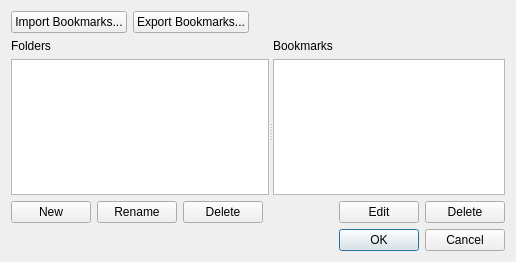
<?xml version="1.0" encoding="UTF-8"?>
<ui version="4.0">
 <class>UiBookmarkManagerDialog</class>
 <widget class="QDialog" name="UiBookmarkManagerDialog">
  <property name="geometry">
   <rect>
    <x>0</x>
    <y>0</y>
    <width>419</width>
    <height>262</height>
   </rect>
  </property>
  <property name="windowTitle">
   <string>Bookmark Manager - Marble</string>
  </property>
  <layout class="QVBoxLayout" name="verticalLayout">
   <item>
    <layout class="QHBoxLayout" name="horizontalLayout">
     <item>
      <widget class="QPushButton" name="importButton">
       <property name="enabled">
        <bool>true</bool>
       </property>
       <property name="text">
        <string>Import Bookmarks...</string>
       </property>
      </widget>
     </item>
     <item>
      <widget class="QPushButton" name="exportButton">
       <property name="enabled">
        <bool>true</bool>
       </property>
       <property name="text">
        <string>Export Bookmarks...</string>
       </property>
      </widget>
     </item>
     <item>
      <spacer name="horizontalSpacer_3">
       <property name="orientation">
        <enum>Qt::Horizontal</enum>
       </property>
       <property name="sizeHint" stdset="0">
        <size>
         <width>40</width>
         <height>20</height>
        </size>
       </property>
      </spacer>
     </item>
    </layout>
   </item>
   <item>
    <widget class="QSplitter" name="splitter">
     <property name="orientation">
      <enum>Qt::Horizontal</enum>
     </property>
     <widget class="QWidget" name="layoutWidget">
      <layout class="QGridLayout" name="foldersGridLayout">
       <item row="0" column="0">
        <widget class="QLabel" name="foldersLabel">
         <property name="text">
          <string>Folders</string>
         </property>
        </widget>
       </item>
       <item row="2" column="0">
        <widget class="QPushButton" name="newFolderButton">
         <property name="enabled">
          <bool>true</bool>
         </property>
         <property name="text">
          <string>New</string>
         </property>
        </widget>
       </item>
       <item row="2" column="1">
        <widget class="QPushButton" name="renameFolderButton">
         <property name="text">
          <string>Rename</string>
         </property>
        </widget>
       </item>
       <item row="2" column="2">
        <widget class="QPushButton" name="removeFolderButton">
         <property name="enabled">
          <bool>true</bool>
         </property>
         <property name="text">
          <string>Delete</string>
         </property>
        </widget>
       </item>
       <item row="2" column="3">
        <spacer name="horizontalSpacer_2">
         <property name="orientation">
          <enum>Qt::Horizontal</enum>
         </property>
         <property name="sizeHint" stdset="0">
          <size>
           <width>18</width>
           <height>20</height>
          </size>
         </property>
        </spacer>
       </item>
       <item row="1" column="0" colspan="4">
        <widget class="QTreeView" name="foldersTreeView"/>
       </item>
      </layout>
     </widget>
     <widget class="QWidget" name="layoutWidget1">
      <layout class="QGridLayout" name="bookmarksGridLayout">
       <item row="0" column="0">
        <widget class="QLabel" name="bookmarkLabel">
         <property name="text">
          <string>Bookmarks</string>
         </property>
        </widget>
       </item>
       <item row="1" column="0" colspan="3">
        <widget class="QListView" name="bookmarksListView"/>
       </item>
       <item row="2" column="0">
        <spacer name="horizontalSpacer">
         <property name="orientation">
          <enum>Qt::Horizontal</enum>
         </property>
         <property name="sizeHint" stdset="0">
          <size>
           <width>40</width>
           <height>20</height>
          </size>
         </property>
        </spacer>
       </item>
       <item row="2" column="1">
        <widget class="QPushButton" name="editBookmarkButton">
         <property name="text">
          <string>Edit</string>
         </property>
        </widget>
       </item>
       <item row="2" column="2">
        <widget class="QPushButton" name="removeBookmarkButton">
         <property name="enabled">
          <bool>true</bool>
         </property>
         <property name="text">
          <string>Delete</string>
         </property>
        </widget>
       </item>
      </layout>
     </widget>
    </widget>
   </item>
   <item>
    <widget class="QDialogButtonBox" name="buttonBox">
     <property name="standardButtons">
      <set>QDialogButtonBox::Cancel|QDialogButtonBox::Ok</set>
     </property>
    </widget>
   </item>
  </layout>
 </widget>
 <resources/>
 <connections>
  <connection>
   <sender>buttonBox</sender>
   <signal>accepted()</signal>
   <receiver>UiBookmarkManagerDialog</receiver>
   <slot>accept()</slot>
   <hints>
    <hint type="sourcelabel">
     <x>202</x>
     <y>233</y>
    </hint>
    <hint type="destinationlabel">
     <x>202</x>
     <y>124</y>
    </hint>
   </hints>
  </connection>
  <connection>
   <sender>buttonBox</sender>
   <signal>rejected()</signal>
   <receiver>UiBookmarkManagerDialog</receiver>
   <slot>reject()</slot>
   <hints>
    <hint type="sourcelabel">
     <x>202</x>
     <y>233</y>
    </hint>
    <hint type="destinationlabel">
     <x>202</x>
     <y>124</y>
    </hint>
   </hints>
  </connection>
 </connections>
</ui>
